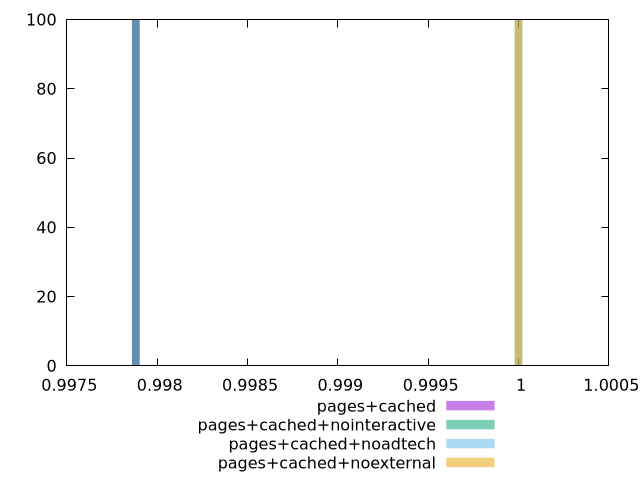

Reproduce this figure in gnuplot.
$_pagesCached <<EOF
0.9978817385378553 100
EOF
$_pagesCachedNointeractive <<EOF
0.9978817385378553 100
EOF
$_pagesCachedNoadtech <<EOF
0.9999997135746175 100
EOF
$_pagesCachedNoexternal <<EOF
0.9999997135746175 100
EOF
set key outside below
set terminal pngcairo
set output "report_00005_2020-11-02T22-26-11.212Z/dom-size/dom-size_pages+cached_pages+cached+nointeractive_pages+cached+noadtech_pages+cached+noexternal+hist.png"
set boxwidth 0.00004235950073524286
set style fill transparent solid 0.5 noborder
set yrange [0:100]
plot $_pagesCached title "pages+cached" with boxes ,$_pagesCachedNointeractive title "pages+cached+nointeractive" with boxes ,$_pagesCachedNoadtech title "pages+cached+noadtech" with boxes ,$_pagesCachedNoexternal title "pages+cached+noexternal" with boxes ,
